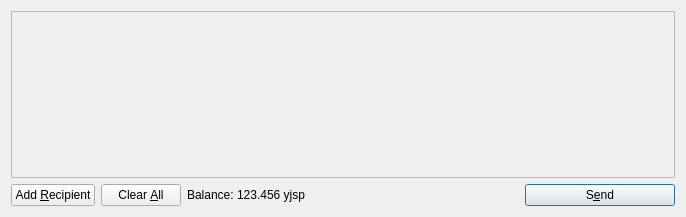
<?xml version="1.0" encoding="UTF-8"?>
<ui version="4.0">
 <class>SendCoinsDialog</class>
 <widget class="QDialog" name="SendCoinsDialog">
  <property name="geometry">
   <rect>
    <x>0</x>
    <y>0</y>
    <width>686</width>
    <height>217</height>
   </rect>
  </property>
  <property name="windowTitle">
   <string>Send Coins</string>
  </property>
  <layout class="QVBoxLayout" name="verticalLayout">
   <item>
    <widget class="QScrollArea" name="scrollArea">
     <property name="widgetResizable">
      <bool>true</bool>
     </property>
     <widget class="QWidget" name="scrollAreaWidgetContents">
      <property name="geometry">
       <rect>
        <x>0</x>
        <y>0</y>
        <width>666</width>
        <height>165</height>
       </rect>
      </property>
      <layout class="QVBoxLayout" name="verticalLayout_2">
       <property name="margin">
        <number>0</number>
       </property>
       <item>
        <layout class="QVBoxLayout" name="entries">
         <property name="spacing">
          <number>6</number>
         </property>
        </layout>
       </item>
       <item>
        <spacer name="verticalSpacer">
         <property name="orientation">
          <enum>Qt::Vertical</enum>
         </property>
         <property name="sizeHint" stdset="0">
          <size>
           <width>20</width>
           <height>40</height>
          </size>
         </property>
        </spacer>
       </item>
      </layout>
     </widget>
    </widget>
   </item>
   <item>
    <layout class="QHBoxLayout" name="horizontalLayout">
     <item>
      <widget class="QPushButton" name="addButton">
       <property name="toolTip">
        <string>Send to multiple recipients at once</string>
       </property>
       <property name="text">
        <string>Add &amp;Recipient</string>
       </property>
       <property name="icon">
        <iconset resource="../bitcoin.qrc">
         <normaloff>:/icons/add</normaloff>:/icons/add</iconset>
       </property>
       <property name="autoDefault">
        <bool>false</bool>
       </property>
      </widget>
     </item>
     <item>
      <widget class="QPushButton" name="clearButton">
       <property name="sizePolicy">
        <sizepolicy hsizetype="Minimum" vsizetype="Fixed">
         <horstretch>0</horstretch>
         <verstretch>0</verstretch>
        </sizepolicy>
       </property>
       <property name="toolTip">
        <string>Remove all transaction fields</string>
       </property>
       <property name="text">
        <string>Clear &amp;All</string>
       </property>
       <property name="icon">
        <iconset resource="../bitcoin.qrc">
         <normaloff>:/icons/remove</normaloff>:/icons/remove</iconset>
       </property>
       <property name="autoRepeatDelay">
        <number>300</number>
       </property>
       <property name="autoDefault">
        <bool>false</bool>
       </property>
      </widget>
     </item>
     <item>
      <layout class="QHBoxLayout" name="horizontalLayout_2">
       <property name="spacing">
        <number>3</number>
       </property>
       <item>
        <widget class="QLabel" name="label">
         <property name="text">
          <string>Balance:</string>
         </property>
        </widget>
       </item>
       <item>
        <widget class="QLabel" name="labelBalance">
         <property name="cursor">
          <cursorShape>IBeamCursor</cursorShape>
         </property>
         <property name="text">
          <string>123.456 yjsp</string>
         </property>
         <property name="textInteractionFlags">
          <set>Qt::LinksAccessibleByMouse|Qt::TextSelectableByKeyboard|Qt::TextSelectableByMouse</set>
         </property>
        </widget>
       </item>
      </layout>
     </item>
     <item>
      <spacer name="horizontalSpacer">
       <property name="orientation">
        <enum>Qt::Horizontal</enum>
       </property>
       <property name="sizeHint" stdset="0">
        <size>
         <width>40</width>
         <height>20</height>
        </size>
       </property>
      </spacer>
     </item>
     <item>
      <widget class="QPushButton" name="sendButton">
       <property name="minimumSize">
        <size>
         <width>150</width>
         <height>0</height>
        </size>
       </property>
       <property name="toolTip">
        <string>Confirm the send action</string>
       </property>
       <property name="text">
        <string>S&amp;end</string>
       </property>
       <property name="icon">
        <iconset resource="../bitcoin.qrc">
         <normaloff>:/icons/send</normaloff>:/icons/send</iconset>
       </property>
       <property name="default">
        <bool>true</bool>
       </property>
      </widget>
     </item>
    </layout>
   </item>
  </layout>
 </widget>
 <resources>
  <include location="../bitcoin.qrc"/>
 </resources>
 <connections/>
</ui>
